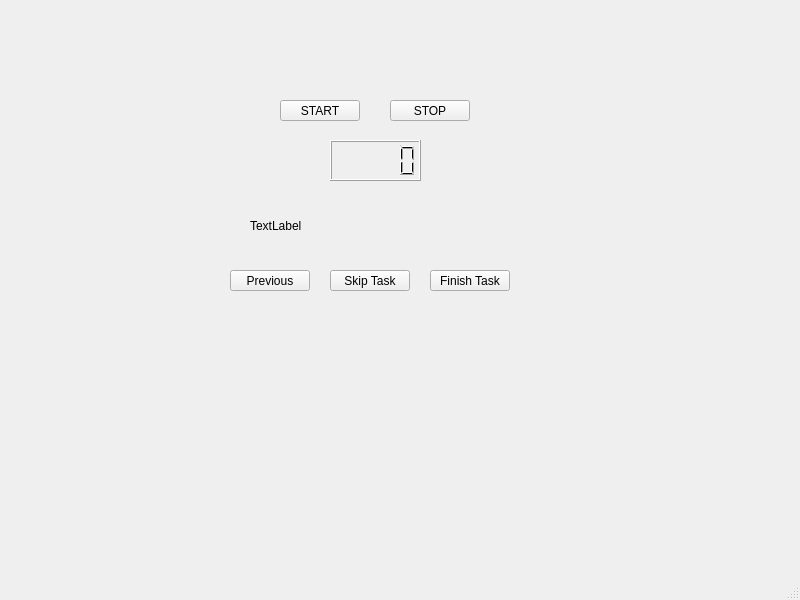
<?xml version="1.0" encoding="UTF-8"?>
<ui version="4.0">
 <class>MainWindow</class>
 <widget class="QMainWindow" name="MainWindow">
  <property name="geometry">
   <rect>
    <x>0</x>
    <y>0</y>
    <width>800</width>
    <height>600</height>
   </rect>
  </property>
  <property name="windowTitle">
   <string>MainWindow</string>
  </property>
  <widget class="QWidget" name="centralwidget">
   <widget class="QLCDNumber" name="timerLabel">
    <property name="geometry">
     <rect>
      <x>330</x>
      <y>140</y>
      <width>91</width>
      <height>41</height>
     </rect>
    </property>
   </widget>
   <widget class="QLabel" name="taskLabel">
    <property name="geometry">
     <rect>
      <x>250</x>
      <y>200</y>
      <width>291</width>
      <height>51</height>
     </rect>
    </property>
    <property name="text">
     <string>TextLabel</string>
    </property>
   </widget>
   <widget class="QPushButton" name="prevButton">
    <property name="geometry">
     <rect>
      <x>230</x>
      <y>270</y>
      <width>80</width>
      <height>21</height>
     </rect>
    </property>
    <property name="text">
     <string>Previous</string>
    </property>
   </widget>
   <widget class="QPushButton" name="skipButton">
    <property name="geometry">
     <rect>
      <x>330</x>
      <y>270</y>
      <width>80</width>
      <height>21</height>
     </rect>
    </property>
    <property name="text">
     <string>Skip Task</string>
    </property>
   </widget>
   <widget class="QPushButton" name="finishedButton">
    <property name="geometry">
     <rect>
      <x>430</x>
      <y>270</y>
      <width>80</width>
      <height>21</height>
     </rect>
    </property>
    <property name="text">
     <string>Finish Task</string>
    </property>
   </widget>
   <widget class="QPushButton" name="startButton">
    <property name="geometry">
     <rect>
      <x>280</x>
      <y>100</y>
      <width>80</width>
      <height>21</height>
     </rect>
    </property>
    <property name="text">
     <string>START</string>
    </property>
   </widget>
   <widget class="QPushButton" name="stopButton">
    <property name="geometry">
     <rect>
      <x>390</x>
      <y>100</y>
      <width>80</width>
      <height>21</height>
     </rect>
    </property>
    <property name="text">
     <string>STOP</string>
    </property>
   </widget>
  </widget>
  <widget class="QMenuBar" name="menubar">
   <property name="geometry">
    <rect>
     <x>0</x>
     <y>0</y>
     <width>800</width>
     <height>19</height>
    </rect>
   </property>
  </widget>
  <widget class="QStatusBar" name="statusbar"/>
 </widget>
 <resources/>
 <connections/>
</ui>
